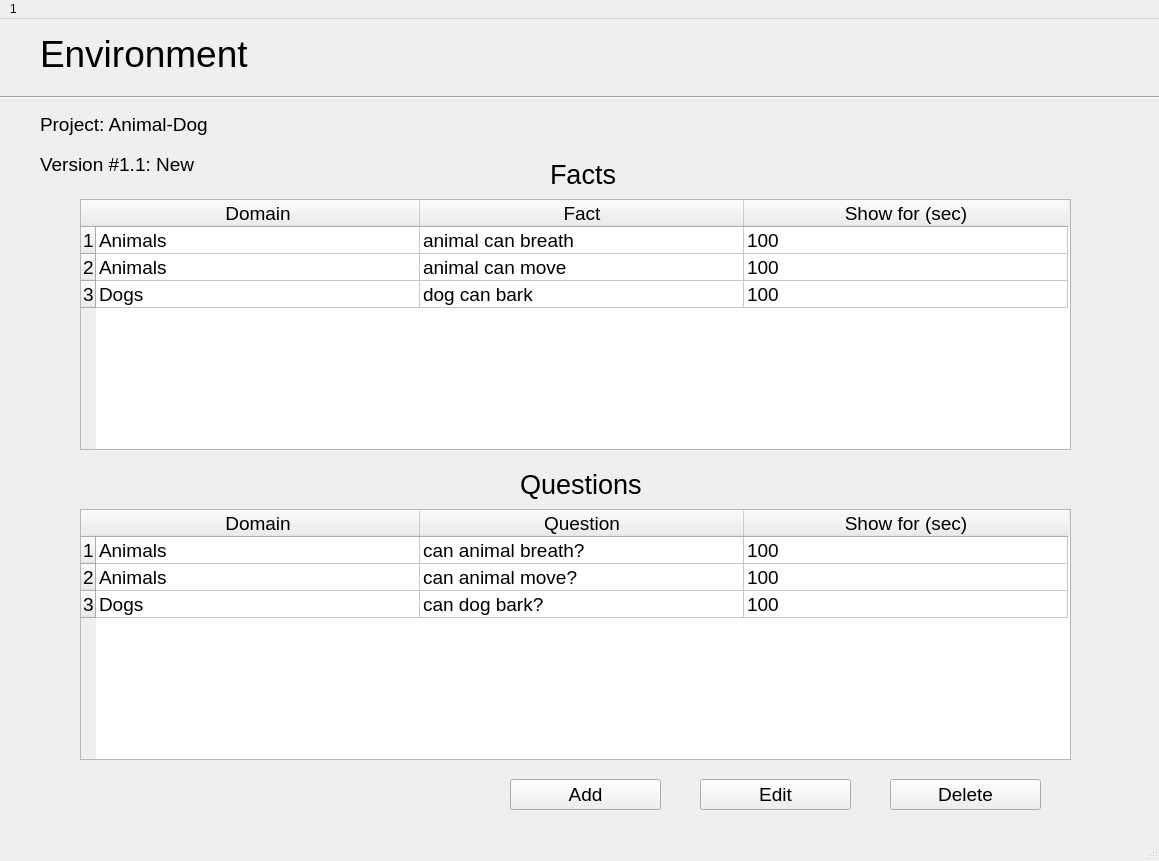
<?xml version="1.0" encoding="UTF-8"?>
<ui version="4.0">
 <class>EnvironmentWindow</class>
 <widget class="QMainWindow" name="EnvironmentWindow">
  <property name="geometry">
   <rect>
    <x>0</x>
    <y>0</y>
    <width>1159</width>
    <height>861</height>
   </rect>
  </property>
  <property name="sizePolicy">
   <sizepolicy hsizetype="Preferred" vsizetype="Preferred">
    <horstretch>0</horstretch>
    <verstretch>0</verstretch>
   </sizepolicy>
  </property>
  <property name="windowTitle">
   <string>MainWindow</string>
  </property>
  <widget class="QWidget" name="centralwidget">
   <widget class="QLabel" name="label">
    <property name="geometry">
     <rect>
      <x>40</x>
      <y>10</y>
      <width>591</width>
      <height>51</height>
     </rect>
    </property>
    <property name="text">
     <string>&lt;html&gt;&lt;head/&gt;&lt;body&gt;&lt;p&gt;&lt;span style=&quot; font-size:28pt;&quot;&gt;Environment&lt;/span&gt;&lt;/p&gt;&lt;/body&gt;&lt;/html&gt;</string>
    </property>
   </widget>
   <widget class="Line" name="line">
    <property name="geometry">
     <rect>
      <x>0</x>
      <y>70</y>
      <width>1161</width>
      <height>16</height>
     </rect>
    </property>
    <property name="orientation">
     <enum>Qt::Horizontal</enum>
    </property>
   </widget>
   <widget class="QLabel" name="label_4">
    <property name="geometry">
     <rect>
      <x>550</x>
      <y>130</y>
      <width>151</width>
      <height>51</height>
     </rect>
    </property>
    <property name="text">
     <string>&lt;html&gt;&lt;head/&gt;&lt;body&gt;&lt;p&gt;&lt;span style=&quot; font-size:20pt;&quot;&gt;Facts&lt;/span&gt;&lt;/p&gt;&lt;/body&gt;&lt;/html&gt;</string>
    </property>
   </widget>
   <widget class="QTableWidget" name="factsTableWidget">
    <property name="geometry">
     <rect>
      <x>80</x>
      <y>180</y>
      <width>991</width>
      <height>251</height>
     </rect>
    </property>
    <property name="font">
     <font>
      <pointsize>14</pointsize>
     </font>
    </property>
    <property name="lineWidth">
     <number>1</number>
    </property>
    <property name="textElideMode">
     <enum>Qt::ElideRight</enum>
    </property>
    <property name="showGrid">
     <bool>true</bool>
    </property>
    <property name="wordWrap">
     <bool>true</bool>
    </property>
    <property name="cornerButtonEnabled">
     <bool>true</bool>
    </property>
    <attribute name="horizontalHeaderCascadingSectionResizes">
     <bool>false</bool>
    </attribute>
    <attribute name="horizontalHeaderDefaultSectionSize">
     <number>324</number>
    </attribute>
    <attribute name="horizontalHeaderMinimumSectionSize">
     <number>71</number>
    </attribute>
    <attribute name="horizontalHeaderShowSortIndicator" stdset="0">
     <bool>false</bool>
    </attribute>
    <attribute name="verticalHeaderCascadingSectionResizes">
     <bool>false</bool>
    </attribute>
    <attribute name="verticalHeaderDefaultSectionSize">
     <number>26</number>
    </attribute>
    <row>
     <property name="text">
      <string>1</string>
     </property>
    </row>
    <row>
     <property name="text">
      <string>2</string>
     </property>
    </row>
    <row>
     <property name="text">
      <string>3</string>
     </property>
    </row>
    <column>
     <property name="text">
      <string>Domain</string>
     </property>
     <property name="font">
      <font>
       <pointsize>14</pointsize>
      </font>
     </property>
     <property name="textAlignment">
      <set>AlignCenter</set>
     </property>
    </column>
    <column>
     <property name="text">
      <string>Fact</string>
     </property>
     <property name="font">
      <font>
       <pointsize>14</pointsize>
       <stylestrategy>PreferAntialias</stylestrategy>
      </font>
     </property>
     <property name="textAlignment">
      <set>AlignCenter</set>
     </property>
    </column>
    <column>
     <property name="text">
      <string>Show for (sec)</string>
     </property>
     <property name="font">
      <font>
       <pointsize>14</pointsize>
      </font>
     </property>
     <property name="textAlignment">
      <set>AlignCenter</set>
     </property>
    </column>
    <item row="0" column="0">
     <property name="text">
      <string>Animals</string>
     </property>
    </item>
    <item row="0" column="1">
     <property name="text">
      <string>animal can breath</string>
     </property>
     <property name="font">
      <font>
       <pointsize>14</pointsize>
      </font>
     </property>
    </item>
    <item row="0" column="2">
     <property name="text">
      <string>100</string>
     </property>
     <property name="font">
      <font>
       <pointsize>14</pointsize>
      </font>
     </property>
    </item>
    <item row="1" column="0">
     <property name="text">
      <string>Animals</string>
     </property>
    </item>
    <item row="1" column="1">
     <property name="text">
      <string>animal can move</string>
     </property>
     <property name="font">
      <font>
       <pointsize>14</pointsize>
      </font>
     </property>
    </item>
    <item row="1" column="2">
     <property name="text">
      <string>100</string>
     </property>
     <property name="font">
      <font>
       <pointsize>14</pointsize>
      </font>
     </property>
    </item>
    <item row="2" column="0">
     <property name="text">
      <string>Dogs</string>
     </property>
    </item>
    <item row="2" column="1">
     <property name="text">
      <string>dog can bark</string>
     </property>
     <property name="font">
      <font>
       <pointsize>14</pointsize>
      </font>
     </property>
    </item>
    <item row="2" column="2">
     <property name="text">
      <string>100</string>
     </property>
     <property name="font">
      <font>
       <pointsize>14</pointsize>
      </font>
     </property>
    </item>
   </widget>
   <widget class="QLabel" name="label_2">
    <property name="geometry">
     <rect>
      <x>40</x>
      <y>80</y>
      <width>351</width>
      <height>51</height>
     </rect>
    </property>
    <property name="text">
     <string>&lt;html&gt;&lt;head/&gt;&lt;body&gt;&lt;p&gt;&lt;span style=&quot; font-size:14pt;&quot;&gt;Project: Animal-Dog&lt;/span&gt;&lt;/p&gt;&lt;/body&gt;&lt;/html&gt;</string>
    </property>
   </widget>
   <widget class="QLabel" name="label_3">
    <property name="geometry">
     <rect>
      <x>40</x>
      <y>120</y>
      <width>351</width>
      <height>51</height>
     </rect>
    </property>
    <property name="text">
     <string>&lt;html&gt;&lt;head/&gt;&lt;body&gt;&lt;p&gt;&lt;span style=&quot; font-size:14pt;&quot;&gt;Version #1.1: New&lt;/span&gt;&lt;/p&gt;&lt;/body&gt;&lt;/html&gt;</string>
    </property>
   </widget>
   <widget class="QPushButton" name="addBtn">
    <property name="geometry">
     <rect>
      <x>510</x>
      <y>760</y>
      <width>151</width>
      <height>31</height>
     </rect>
    </property>
    <property name="font">
     <font>
      <pointsize>14</pointsize>
     </font>
    </property>
    <property name="text">
     <string>Add</string>
    </property>
   </widget>
   <widget class="QPushButton" name="editBtn">
    <property name="geometry">
     <rect>
      <x>700</x>
      <y>760</y>
      <width>151</width>
      <height>31</height>
     </rect>
    </property>
    <property name="font">
     <font>
      <pointsize>14</pointsize>
     </font>
    </property>
    <property name="text">
     <string>Edit</string>
    </property>
   </widget>
   <widget class="QPushButton" name="deleteBtn">
    <property name="geometry">
     <rect>
      <x>890</x>
      <y>760</y>
      <width>151</width>
      <height>31</height>
     </rect>
    </property>
    <property name="font">
     <font>
      <pointsize>14</pointsize>
     </font>
    </property>
    <property name="text">
     <string>Delete</string>
    </property>
   </widget>
   <widget class="QTableWidget" name="questTableWidget">
    <property name="geometry">
     <rect>
      <x>80</x>
      <y>490</y>
      <width>991</width>
      <height>251</height>
     </rect>
    </property>
    <property name="font">
     <font>
      <pointsize>14</pointsize>
     </font>
    </property>
    <property name="lineWidth">
     <number>1</number>
    </property>
    <property name="textElideMode">
     <enum>Qt::ElideRight</enum>
    </property>
    <property name="showGrid">
     <bool>true</bool>
    </property>
    <property name="wordWrap">
     <bool>true</bool>
    </property>
    <property name="cornerButtonEnabled">
     <bool>true</bool>
    </property>
    <attribute name="horizontalHeaderCascadingSectionResizes">
     <bool>false</bool>
    </attribute>
    <attribute name="horizontalHeaderDefaultSectionSize">
     <number>324</number>
    </attribute>
    <attribute name="horizontalHeaderMinimumSectionSize">
     <number>71</number>
    </attribute>
    <attribute name="horizontalHeaderShowSortIndicator" stdset="0">
     <bool>false</bool>
    </attribute>
    <attribute name="verticalHeaderCascadingSectionResizes">
     <bool>false</bool>
    </attribute>
    <attribute name="verticalHeaderDefaultSectionSize">
     <number>26</number>
    </attribute>
    <row>
     <property name="text">
      <string>1</string>
     </property>
    </row>
    <row>
     <property name="text">
      <string>2</string>
     </property>
    </row>
    <row>
     <property name="text">
      <string>3</string>
     </property>
    </row>
    <column>
     <property name="text">
      <string>Domain</string>
     </property>
     <property name="font">
      <font>
       <pointsize>14</pointsize>
      </font>
     </property>
     <property name="textAlignment">
      <set>AlignCenter</set>
     </property>
    </column>
    <column>
     <property name="text">
      <string>Question</string>
     </property>
     <property name="font">
      <font>
       <pointsize>14</pointsize>
       <stylestrategy>PreferAntialias</stylestrategy>
      </font>
     </property>
     <property name="textAlignment">
      <set>AlignCenter</set>
     </property>
    </column>
    <column>
     <property name="text">
      <string>Show for (sec)</string>
     </property>
     <property name="font">
      <font>
       <pointsize>14</pointsize>
      </font>
     </property>
     <property name="textAlignment">
      <set>AlignCenter</set>
     </property>
    </column>
    <item row="0" column="0">
     <property name="text">
      <string>Animals</string>
     </property>
    </item>
    <item row="0" column="1">
     <property name="text">
      <string>can animal breath?</string>
     </property>
     <property name="font">
      <font>
       <pointsize>14</pointsize>
      </font>
     </property>
    </item>
    <item row="0" column="2">
     <property name="text">
      <string>100</string>
     </property>
     <property name="font">
      <font>
       <pointsize>14</pointsize>
      </font>
     </property>
    </item>
    <item row="1" column="0">
     <property name="text">
      <string>Animals</string>
     </property>
    </item>
    <item row="1" column="1">
     <property name="text">
      <string>can animal move?</string>
     </property>
     <property name="font">
      <font>
       <pointsize>14</pointsize>
      </font>
     </property>
    </item>
    <item row="1" column="2">
     <property name="text">
      <string>100</string>
     </property>
     <property name="font">
      <font>
       <pointsize>14</pointsize>
      </font>
     </property>
    </item>
    <item row="2" column="0">
     <property name="text">
      <string>Dogs</string>
     </property>
    </item>
    <item row="2" column="1">
     <property name="text">
      <string>can dog bark?</string>
     </property>
     <property name="font">
      <font>
       <pointsize>14</pointsize>
      </font>
     </property>
    </item>
    <item row="2" column="2">
     <property name="text">
      <string>100</string>
     </property>
     <property name="font">
      <font>
       <pointsize>14</pointsize>
      </font>
     </property>
    </item>
   </widget>
   <widget class="QLabel" name="label_5">
    <property name="geometry">
     <rect>
      <x>520</x>
      <y>440</y>
      <width>151</width>
      <height>51</height>
     </rect>
    </property>
    <property name="text">
     <string>&lt;html&gt;&lt;head/&gt;&lt;body&gt;&lt;p&gt;&lt;span style=&quot; font-size:20pt;&quot;&gt;Questions&lt;/span&gt;&lt;/p&gt;&lt;/body&gt;&lt;/html&gt;</string>
    </property>
   </widget>
   <zorder>factsTableWidget</zorder>
   <zorder>label</zorder>
   <zorder>line</zorder>
   <zorder>label_4</zorder>
   <zorder>label_2</zorder>
   <zorder>label_3</zorder>
   <zorder>addBtn</zorder>
   <zorder>editBtn</zorder>
   <zorder>deleteBtn</zorder>
   <zorder>questTableWidget</zorder>
   <zorder>label_5</zorder>
  </widget>
  <widget class="QMenuBar" name="menubar">
   <property name="geometry">
    <rect>
     <x>0</x>
     <y>0</y>
     <width>1159</width>
     <height>22</height>
    </rect>
   </property>
   <widget class="QMenu" name="menuInteractive_System_Modelling">
    <property name="title">
     <string>1</string>
    </property>
   </widget>
   <addaction name="menuInteractive_System_Modelling"/>
  </widget>
  <widget class="QStatusBar" name="statusbar"/>
 </widget>
 <resources/>
 <connections/>
</ui>
